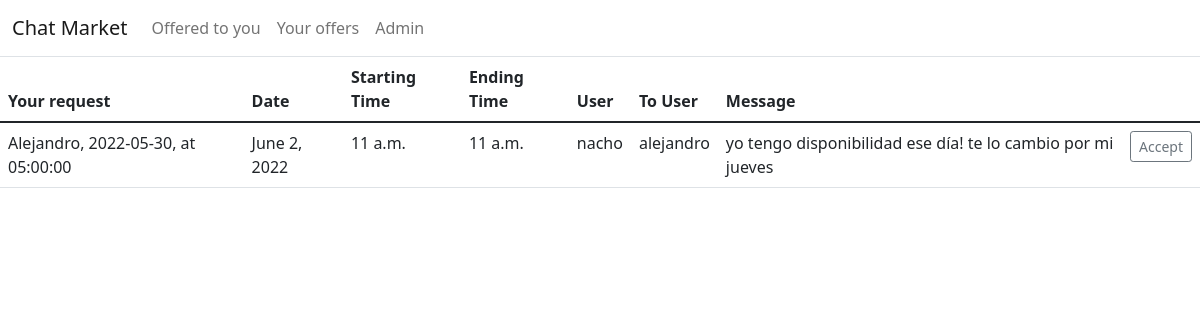
Page /your_offers/ (signed in) on the committed database.
### chat_commerce/models.py (models this page shows, shortened)
class Offer(models.Model):
    User = models.ForeignKey(User, related_name='offering_user', on_delete=models.CASCADE)
    Request = models.ForeignKey(Request, related_name='original_request', on_delete=models.CASCADE)
    message = models.TextField(blank=True)
    active = models.BooleanField(default=False)
    date = models.DateField()
    start_time = models.TimeField()
    end_time = models.TimeField()
    created_at = models.DateTimeField(auto_now_add=True)
    updated_at = models.DateTimeField(auto_now=True)
    objects = models.Manager()
    accepted = models.BooleanField(default=False)
    class Meta:
        verbose_name_plural = 'Offerings'
        ordering = ('date', "start_time", "end_time")

class Request(models.Model):
    User = models.ForeignKey(User, related_name='requesting_user', on_delete=models.CASCADE)
    message = models.TextField(blank=True)
    active = models.BooleanField(default=False)
    date = models.DateField()
    start_time = models.TimeField()
    end_time = models.TimeField()
    created_at = models.DateTimeField(auto_now_add=True)
    updated_at = models.DateTimeField(auto_now=True)
    objects = models.Manager()
    accepted = models.BooleanField(default=False)
    class Meta:
        verbose_name_plural = 'Requests'
        ordering = ('date', "start_time", "end_time")
    def __str__(self):
        return f"{self.User.username.capitalize()}, {self.date}, at {self.start_time}"

### chat_commerce/views.py (the view)
# urls.py: path('your_offers/', views.YourOffers_ListView.as_view(), name='your_offers'),
class YourOffers_ListView(LoginRequiredMixin, ListView):
    model = Offer
    template_name = 'chat_commerce/your_offers.html'
    raise_exception = True
    def get_queryset(self):
        return Offer.objects.filter(User=self.request.user)

### templates/chat_commerce/your_offers.html (shortened to what this page needs)
{% extends "../base.html" %}
{% block content %}
	<table class="table">
	  <thead>
	    <tr>
		  <th scope="col">Your request</th>
	      <th scope="col">Date</th>
	      <th scope="col">Starting Time</th>
	      <th scope="col">Ending Time</th>
          <th scope="col">User</th>
          <th scope="col">To User</th>
		  <th scope="col">Message</th>
	    </tr>
	  </thead>
	  <tbody>
	    {% for offer in object_list %}
        {% if offer.active %}
		<tr>
		  <td>{{offer.Request}}</td>
	      <td>{{offer.date}}</td>
	      <td>{{offer.start_time}}</td>
	      <td>{{offer.end_time}}</td>
          <td>{{offer.User.username}}</td>
          <td>{{offer.Request.User.username}}</td>
		  <td>{{offer.message}}</td>
		  <td>
			<a button type="button" class="btn btn-outline-secondary btn-sm" href="{% url 'chat_commerce:accept_offer' %}">Accept</a>
		  </td>
	    </tr>
        {% endif %}
	   {% endfor %}
	  </tbody>
	</table>
{% endblock %}

### rows in the picture
Offer: Request "Alejandro, 2022-05-30, at 05:00:00", date "June 2, 2022", start_time "11 a.m.", end_time "11 a.m.", User.username "nacho", Request.User.username "alejandro", message "yo tengo disponibilidad ese día! te lo cambio por mi jueves"
